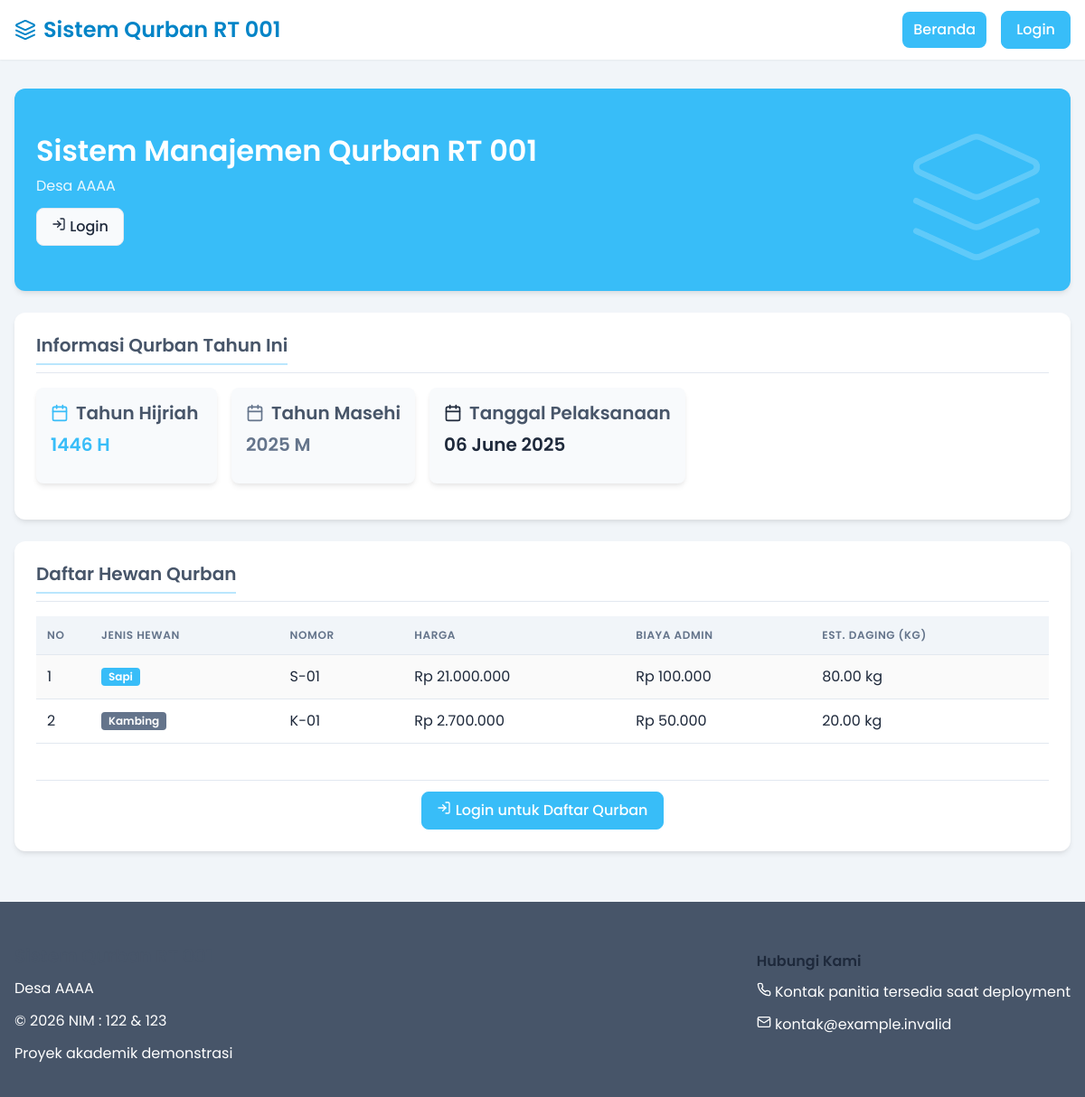
The page / on the database its author committed.
### tables this page shows
CREATE TABLE `periode_qurban` (
  `id_periode` int(11) NOT NULL AUTO_INCREMENT,
  `tahun_hijriah` varchar(10) NOT NULL,
  `tahun_masehi` year(4) NOT NULL,
  `tanggal_pelaksanaan` date NOT NULL,
  `is_active` tinyint(1) DEFAULT 1,
  `created_at` timestamp NULL DEFAULT current_timestamp(),
  PRIMARY KEY (`id_periode`)
);

CREATE TABLE `hewan_qurban` (
  `id_hewan` int(11) NOT NULL AUTO_INCREMENT,
  `id_periode` int(11) NOT NULL,
  `jenis_hewan` enum('sapi','kambing','domba') NOT NULL,
  `nomor_hewan` varchar(10) NOT NULL,
  `harga_hewan` decimal(12,2) NOT NULL,
  `biaya_admin` decimal(10,2) NOT NULL,
  `estimasi_daging` decimal(5,2) NOT NULL,
  `status` enum('rencana','tersedia','terpesan','disembelih','dibagikan') DEFAULT 'rencana',
  `created_at` timestamp NULL DEFAULT current_timestamp(),
  PRIMARY KEY (`id_hewan`),
  KEY `id_periode` (`id_periode`),
  CONSTRAINT `fk_hewan_periode` FOREIGN KEY (`id_periode`) REFERENCES `periode_qurban` (`id_periode`) ON DELETE CASCADE ON UPDATE CASCADE
);

### index.php (the view, shortened to what this page needs)
<?php
require_once 'config/database.php';
function rupiah($angka) {
    return "Rp " . number_format($angka, 0, ',', '.');
}
$session_roles = [];
$role_label = implode(', ', $session_roles) ?: 'Pengguna';
?>
<!DOCTYPE html>
<html lang="id">
<head>
    <link rel="stylesheet" href="src/styles/main.css">
</head>
<body>
    <?php include_once 'src/components/header.php'; ?>
    <main class="main-content">
        <div class="container">
            <div class="card animate-on-scroll bg-primary" style="border-radius: var(--radius-lg); color: white;">
                <div class="d-flex justify-content-between align-items-center flex-wrap">
                    <div>
                        <h1 style="color: white; margin-bottom: var(--space-2);">Sistem Manajemen Qurban RT 001</h1>
                        <p class="mb-3" style="opacity: 0.9;">Desa AAAA</p>
                        <?php if (isset($_SESSION['nik'])): ?>
                            <div class="d-flex gap-2 align-items-center mb-3">
                                <div class="bg-white p-2 rounded" style="color: var(--primary-dark);">
                                    <svg xmlns="http://www.w3.org/2000/svg" width="20" height="20" viewBox="0 0 24 24" fill="none" stroke="currentColor" stroke-width="2" stroke-linecap="round" stroke-linejoin="round">
                                        <path d="M19 21v-2a4 4 0 0 0-4-4H9a4 4 0 0 0-4 4v2"></path>
                                        <circle cx="12" cy="7" r="4"></circle>
                                    </svg>
                                </div>
                                <div>
                                    <p style="margin: 0; font-weight: 500;">Selamat datang, <?php echo htmlspecialchars($_SESSION['nama_lengkap'], ENT_QUOTES, 'UTF-8'); ?></p>
                                    <p style="margin: 0; font-size: 0.875rem; opacity: 0.9;">Role: <?php echo htmlspecialchars($role_label, ENT_QUOTES, 'UTF-8'); ?></p>
                                </div>
                            </div>
                            <div class="d-flex gap-3">
                                <?php if (!empty($_SESSION['is_admin'])): ?>
                                    <a href="admin/index.php" class="btn btn-light">Dashboard Admin</a>
                                <?php elseif (!empty($_SESSION['is_panitia'])): ?>
                                    <a href="panitia/index.php" class="btn btn-light">Dashboard Panitia</a>
                                <?php elseif (!empty($_SESSION['is_warga'])): ?>
                                    <a href="warga/index.php" class="btn btn-light">Dashboard Warga</a>
                                    <a href="berqurban/daftar_qurban.php" class="btn btn-warning">Daftar Qurban</a>
                                <?php elseif (!empty($_SESSION['is_berqurban'])): ?>
                                    <a href="berqurban/index.php" class="btn btn-light">Dashboard Berqurban</a>
                                <?php endif; ?>
                            </div>
                        <?php else: ?>
                            <a href="auth/login.php" class="btn btn-light">
                                Login
                            </a>
                        <?php endif; ?>
                    </div>
                    <div class="d-flex justify-content-center" style="max-width: 240px; margin-top: var(--space-4);">
                    </div>
                </div>
            </div>
            <div class="card animate-on-scroll">
                <div class="card-header">
                    <h2 class="card-title">Informasi Qurban Tahun Ini</h2>
                </div>
                <div class="card-body">
                    <?php
                    $query = "SELECT * FROM periode_qurban WHERE is_active = TRUE ORDER BY id_periode DESC LIMIT 1";
                    $result = mysqli_query($conn, $query);
                    if ($periode = mysqli_fetch_assoc($result)):
                    ?>
                        <div class="d-flex flex-wrap gap-4 mb-4">
                            <div class="p-4 bg-light rounded shadow" style="min-width: 200px;">
                                <div class="d-flex align-items-center gap-2 mb-2">
                                    <h3 style="margin: 0;">Tahun Hijriah</h3>
                                </div>
                                <p style="font-size: 1.25rem; font-weight: 600;" class="text-primary"><?php echo $periode['tahun_hijriah']; ?> H</p>
                            </div>
                            <div class="p-4 bg-light rounded shadow" style="min-width: 200px;">
                                <div class="d-flex align-items-center gap-2 mb-2">
                                    <h3 style="margin: 0;">Tahun Masehi</h3>
                                </div>
                                <p style="font-size: 1.25rem; font-weight: 600;" class="text-secondary"><?php echo $periode['tahun_masehi']; ?> M</p>
                            </div>
                            <div class="p-4 bg-light rounded shadow" style="min-width: 200px;">
                                <div class="d-flex align-items-center gap-2 mb-2">
                                    <h3 style="margin: 0;">Tanggal Pelaksanaan</h3>
                                </div>
                                <p style="font-size: 1.25rem; font-weight: 600;" class="text-accent">
                                    <?php echo date('d F Y', strtotime($periode['tanggal_pelaksanaan'])); ?>
                                </p>
                            </div>
                        </div>
                    <?php else: ?>
                        <div class="alert alert-info">
                            <p>Informasi periode qurban belum tersedia.</p>
                        </div>
                    <?php endif; ?>
                </div>
            </div>
            <div class="card animate-on-scroll">
                <div class="card-header">
                    <h2 class="card-title">Daftar Hewan Qurban</h2>
                </div>
                <div class="card-body">
                    <div class="table-responsive">
                        <table class="table table-striped">
                            <thead>
                                <tr>
                                    <th width="60">No</th>
                                    <th>Jenis Hewan</th>
                                    <th>Nomor</th>
                                    <th class="text-right">Harga</th>
                                    <th class="text-right">Biaya Admin</th>
                                    <th class="text-right">Est. Daging (kg)</th>
                                </tr>
                            </thead>
                            <tbody>
                                <?php
                                $query = "SELECT * FROM hewan_qurban WHERE id_periode = " . ($periode['id_periode'] ?? 0);
                                $result = mysqli_query($conn, $query);
                                $no = 1;
                                if (mysqli_num_rows($result) > 0):
                                    while ($row = mysqli_fetch_assoc($result)):
                                ?>
                                <tr>
                                    <td><?php echo $no++; ?></td>
                                    <td>
                                        <div class="d-flex align-items-center gap-2">
                                            <span class="badge <?php echo $row['jenis_hewan'] == 'sapi' ? 'badge-primary' : 'badge-secondary'; ?>">
                                                <?php echo ucfirst($row['jenis_hewan']); ?>
                                            </span>
                                        </div>
                                    </td>
                                    <td><?php echo $row['nomor_hewan']; ?></td>
                                    <td class="text-right"><?php echo rupiah($row['harga_hewan']); ?></td>
                                    <td class="text-right"><?php echo rupiah($row['biaya_admin']); ?></td>
                                    <td class="text-right"><?php echo $row['estimasi_daging']; ?> kg</td>
                                </tr>
                                <?php
                                    endwhile;
                                else:
                                ?>
                                <tr>
                                    <td colspan="6" class="text-center">Belum ada data hewan qurban</td>
                                </tr>
                                <?php endif; ?>
                            </tbody>
                        </table>
                    </div>
                </div>
                <?php if (!isset($_SESSION['nik'])): ?>
                <div class="card-footer">
                    <div class="d-flex justify-content-center">
                        <a href="auth/login.php" class="btn btn-primary">
                            Login untuk Daftar Qurban
                        </a>
                    </div>
                </div>
                <?php endif; ?>
            </div>
        </div>
    </main>
    <?php include_once 'src/components/footer.php'; ?>
</body>
</html>

### src/components/header.php (shortened to what this page needs)
<header class="navbar">
  <div class="container navbar-container">
    <a href="index.php" class="navbar-brand">
      <span>Sistem Qurban RT 001</span>
    </a>
    <nav class="navbar-nav">
      <a href="index.php" class="nav-link active">Beranda</a>
      <?php if (isset($_SESSION['nik'])): ?>
        <?php if (!empty($_SESSION['is_admin'])): ?>
          <a href="admin/index.php" class="nav-link">Dashboard</a>
        <?php elseif (!empty($_SESSION['is_panitia'])): ?>
          <a href="panitia/index.php" class="nav-link">Dashboard</a>
        <?php elseif (!empty($_SESSION['is_berqurban'])): ?>
          <a href="berqurban/index.php" class="nav-link">Dashboard</a>
        <?php elseif (!empty($_SESSION['is_warga'])): ?>
           <a href="warga/index.php" class="nav-link">Dashboard</a>
        <?php endif; ?>
        <a href="auth/logout.php" class="nav-link btn btn-outline-primary">Logout</a>
      <?php else: ?>
        <a href="auth/login.php" class="nav-link btn btn-primary">Login</a>
      <?php endif; ?>
    </nav>
  </div>
</header>

### src/components/footer.php (shortened to what this page needs)
<footer class="footer">
  <div class="container">
    <div class="d-flex justify-content-between align-items-center flex-wrap">
      <div>
        <h3 class="text-white mb-3">Sistem Qurban RT 001</h3>
        <p class="text-white opacity-75">Desa AAAA</p>
        <p class="text-white opacity-75">© <?php echo date('Y'); ?> NIM : 122 & 123</p>
        <p>Proyek akademik demonstrasi</p>
      </div>
      <div>
        <h4 class="text-white mb-3">Hubungi Kami</h4>
        <p class="text-white opacity-75">
          Kontak panitia tersedia saat deployment
        </p>
        <p class="text-white opacity-75">
          <svg xmlns="http://www.w3.org/2000/svg" width="16" height="16" viewBox="0 0 24 24" fill="none" stroke="currentColor" stroke-width="2" stroke-linecap="round" stroke-linejoin="round" class="icon">
            <rect x="2" y="4" width="20" height="16" rx="2"/>
            <path d="m22 7-8.97 5.7a1.94 1.94 0 0 1-2.06 0L2 7"/>
          </svg>
          kontak@example.invalid
        </p>
      </div>
    </div>
  </div>
</footer>

### rows shown on the page
periode_qurban: tahun_hijriah "1446", tahun_masehi "2025", tanggal_pelaksanaan "06 June 2025"
hewan_qurban: jenis_hewan "Sapi", nomor_hewan "S-01", harga_hewan "Rp 21.000.000", biaya_admin "Rp 100.000", estimasi_daging "80.00"
hewan_qurban: jenis_hewan "Kambing", nomor_hewan "K-01", harga_hewan "Rp 2.700.000", biaya_admin "Rp 50.000", estimasi_daging "20.00"
